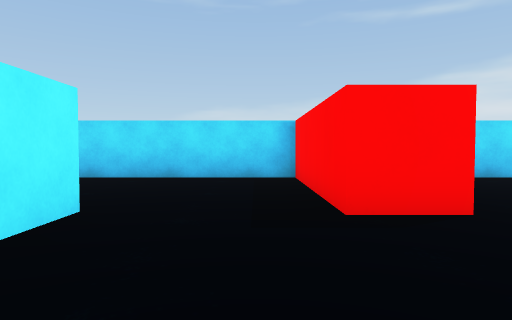
view 1 (above)

13 first-person views from a walk through a Unity game level. The camera is 0.52 m above the floor, tilts 2° down and sees 75° across. The floor is counted in squares, 1 m on a side. Each view is taken from the middle of a square. On the plan, view 1 faces up. The plan holds only what a view shows up to about 9 squares ahead; the rest is blank. The place goes on beyond the plan. The player character is not drawn.

view 2
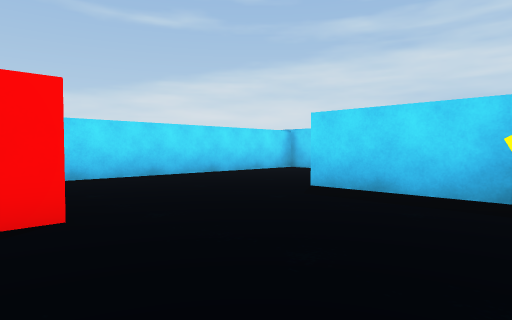

view 3
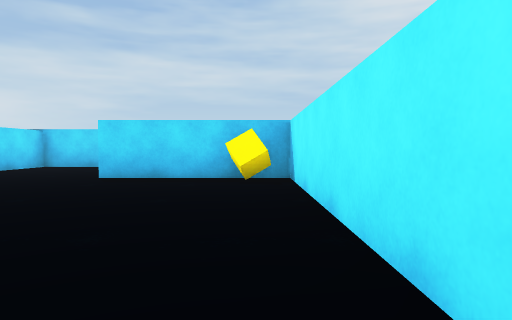

view 4
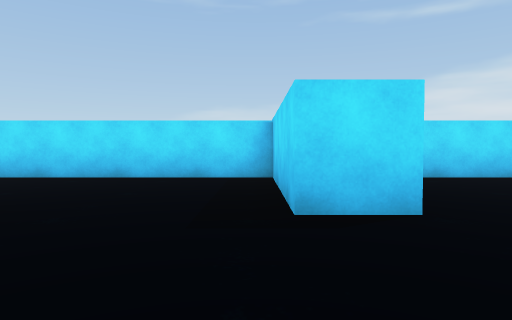

view 5
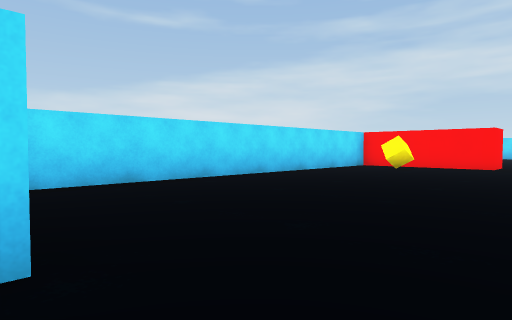

view 6
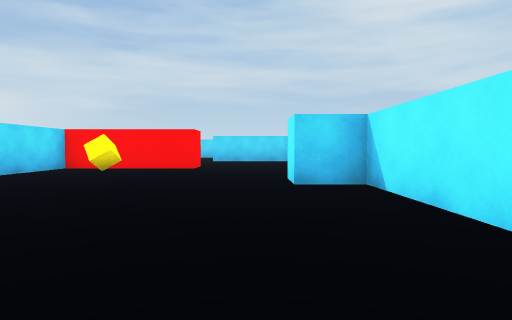

view 7
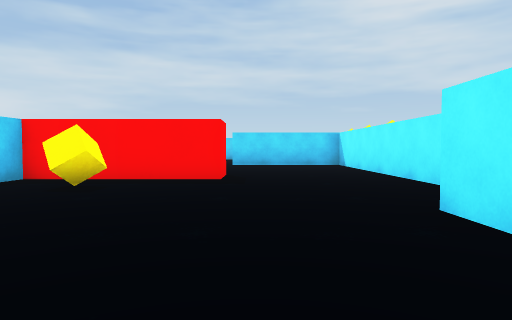

view 8
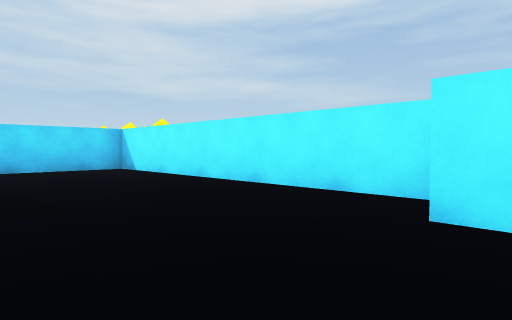

view 9
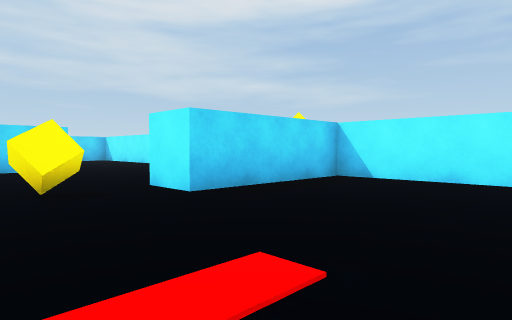

view 10
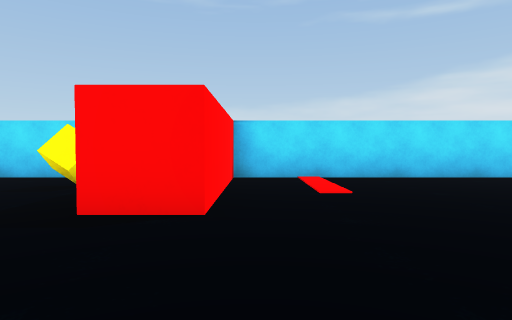

view 11
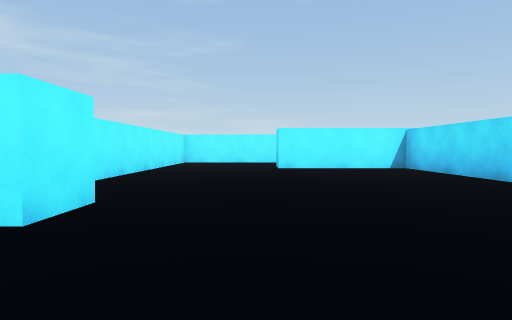

view 12
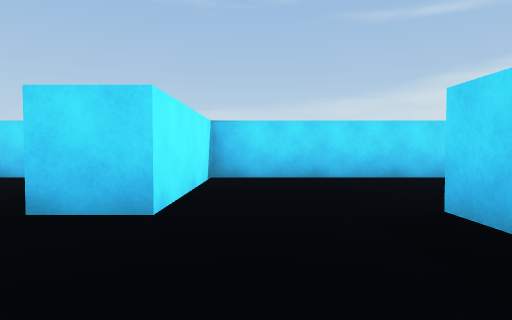

view 13
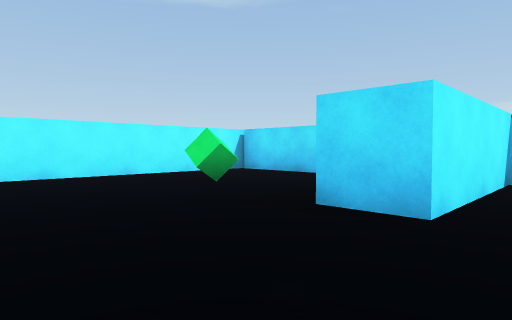

### Floor plan
Points are (right, up) in squares from view 1. A wall is a line through its corners. A room is listed if a view was taken in it or the views show most of it. See-through windows are left out.
Room 1 (views 1, 2, 3, 4, 5, 6, 7, 8, 9, 10, 11)
walls: (9, -0.6) (14.8, -0.6) (14.8, 0.4) (15.9, 0.4); (16.1, -0.6) (23.4, -0.6) (23.4, 2.7) (24.5, 2.7); (4.1, -0.2) (4.2, 0.3) (4.8, 0.4); (1.8, 2.6) (0.7, 2.6) (0.7, 5.9) (-4.8, 5.9) (-4.8, 3.5); (-0.2, -0.6) (4.8, -0.6) (4.8, 2.9); (-1.4, 2.8) (-1.4, 1.9); (24.5, 5.9) (19.6, 5.9) (19.6, 2.6) (18.6, 2.6) (18.6, 5.9) (9.3, 5.9) (9.3, 2.6) (8.3, 2.6) (8.3, 5.9) (2.5, 5.9)
Room 2 (views 12, 13)
walls: (-2.4, 2) (-2.4, 2.8); (-4.8, 3.5) (-4.8, 2.6) (-5.9, 2.6); (-8, 5.9) (-10.4, 5.9) (-10.4, 0.8)
objects: green cube (-8, 3)

Where each view was taken, in squares from view 1:
view 1: 0 up, 0 right, facing up
view 2: 0 up, 1 right, facing up-right
view 3: 0 up, 1 left, facing right
view 4: 0 up, 8 right, facing up
view 5: 1 up, 9 right, facing up-right
view 6: 1 up, 10 right, facing right
view 7: 2 up, 13 right, facing right
view 8: 3 up, 15 right, facing down-right
view 9: 5 up, 20 right, facing down-right
view 10: 0 up, 20 right, facing up
view 11: 2 up, 18 right, facing left
view 12: 0 up, 4 left, facing up
view 13: 0 up, 4 left, facing up-left
